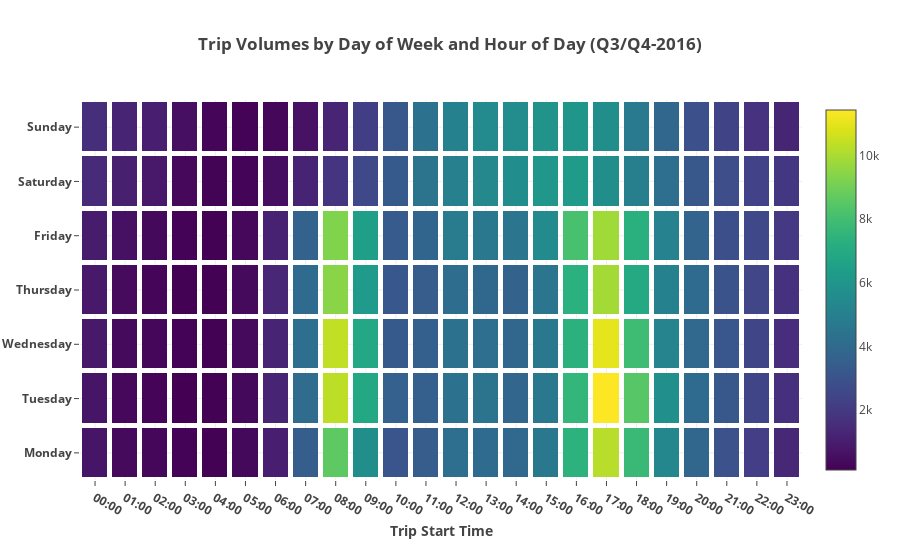

Here is the notebook cell this chart was saved with:
### Code cell
# Plot in a chart
trace1 = go.Heatmap(
    z = dailySummary2015_2016['count'],
    y = '<b>' + dailySummary2015_2016['day_of_week_str'] + '</b>',
    x = '<b>' + dailySummary2015_2016['trip_start_hour_str'] + '</b>',
    xgap = 5,
    ygap = 5,
    colorscale='Viridis'
)
data = [trace1]

layout = go.Layout(
    title='<b>Trip Volumes by Day of Week and Hour of Day (Q3/Q4-2016)</b>',
    yaxis=dict(
        zeroline=False
    ),
    xaxis=dict(
        title='<b>Trip Start Time</b>'
    )
)
fig = go.Figure(data=data, layout=layout)
iplot(fig)

### Figure 1 — Plotly figure (JSON) as saved in the notebook; plotly's stock layout.template omitted (floating-point values rounded to 4 significant figures; data arrays with more than 128 entries replaced by an {"elided": "..."} marker saying what was removed)
{"data": [{"colorscale": "Viridis", "type": "heatmap", "x": {"elided": "168 str values"}, "xgap": 5, "y": {"elided": "168 str values"}, "ygap": 5, "z": {"elided": "168 int values"}}], "layout": {"title": "<b>Trip Volumes by Day of Week and Hour of Day (Q3/Q4-2016)</b>", "xaxis": {"title": "<b>Trip Start Time</b>"}, "yaxis": {"zeroline": false}}}
